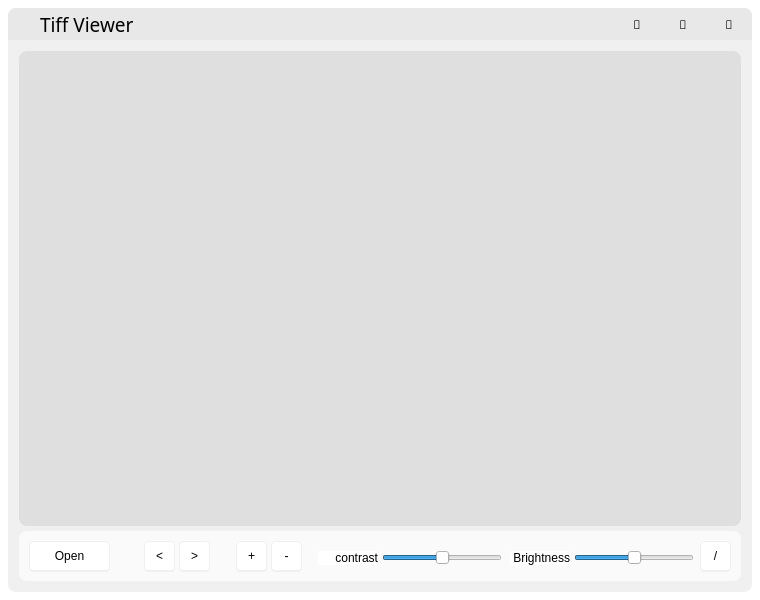
<?xml version="1.0" encoding="UTF-8"?>
<ui version="4.0">
 <class>TiffViewerClass</class>
 <widget class="QWidget" name="TiffViewerClass">
  <property name="geometry">
   <rect>
    <x>0</x>
    <y>0</y>
    <width>760</width>
    <height>600</height>
   </rect>
  </property>
  <property name="minimumSize">
   <size>
    <width>760</width>
    <height>200</height>
   </size>
  </property>
  <property name="windowTitle">
   <string>TiffViewer</string>
  </property>
  <property name="styleSheet">
   <string notr="true">QWidget{
	background-color: rgb(255, 255, 255);
}</string>
  </property>
  <layout class="QVBoxLayout" name="verticalLayout">
   <property name="spacing">
    <number>0</number>
   </property>
   <property name="leftMargin">
    <number>8</number>
   </property>
   <property name="topMargin">
    <number>8</number>
   </property>
   <property name="rightMargin">
    <number>8</number>
   </property>
   <property name="bottomMargin">
    <number>8</number>
   </property>
   <item>
    <widget class="QWidget" name="widget_title" native="true">
     <property name="minimumSize">
      <size>
       <width>0</width>
       <height>32</height>
      </size>
     </property>
     <property name="maximumSize">
      <size>
       <width>16777215</width>
       <height>32</height>
      </size>
     </property>
     <property name="styleSheet">
      <string notr="true">.QWidget{
border-radius: 8px;
background-color: rgb(232, 232, 232);
border-bottom-left-radius: 0px;
border-bottom-right-radius: 0px;
}</string>
     </property>
     <layout class="QHBoxLayout" name="horizontalLayout">
      <property name="spacing">
       <number>0</number>
      </property>
      <property name="leftMargin">
       <number>0</number>
      </property>
      <property name="topMargin">
       <number>0</number>
      </property>
      <property name="rightMargin">
       <number>0</number>
      </property>
      <property name="bottomMargin">
       <number>0</number>
      </property>
      <item>
       <widget class="QLabel" name="label_icon">
        <property name="minimumSize">
         <size>
          <width>32</width>
          <height>32</height>
         </size>
        </property>
        <property name="maximumSize">
         <size>
          <width>32</width>
          <height>32</height>
         </size>
        </property>
        <property name="styleSheet">
         <string notr="true">.QLabel{
border-radius: 8px;
background-color: rgb(232, 232, 232);
border-bottom-left-radius: 0px;
border-bottom-right-radius: 0px;
}</string>
        </property>
        <property name="text">
         <string/>
        </property>
       </widget>
      </item>
      <item>
       <widget class="QLabel" name="label_title">
        <property name="font">
         <font>
          <family>Segoe UI Variable</family>
          <pointsize>14</pointsize>
         </font>
        </property>
        <property name="styleSheet">
         <string notr="true">.QLabel{
border-radius: 8px;
background-color: rgb(232, 232, 232);
border-bottom-left-radius: 0px;
border-bottom-right-radius: 0px;
}</string>
        </property>
        <property name="text">
         <string>Tiff Viewer</string>
        </property>
       </widget>
      </item>
      <item>
       <widget class="QWidget" name="widget" native="true">
        <property name="maximumSize">
         <size>
          <width>138</width>
          <height>32</height>
         </size>
        </property>
        <property name="styleSheet">
         <string notr="true"/>
        </property>
        <widget class="QPushButton" name="pb_mini">
         <property name="geometry">
          <rect>
           <x>0</x>
           <y>0</y>
           <width>46</width>
           <height>32</height>
          </rect>
         </property>
         <property name="font">
          <font>
           <family>Segoe Fluent Icons</family>
          </font>
         </property>
         <property name="styleSheet">
          <string notr="true">QPushButton{
background-color: rgba(0, 0, 0,0);
border:none;
color:rgb(0, 0, 0);
}
QPushButton:hover{
background-color: rgb(229, 229, 229);
}
QPushButton:pressed{
background-color: rgb(204, 204, 204);
}</string>
         </property>
         <property name="text">
          <string></string>
         </property>
        </widget>
        <widget class="QPushButton" name="pb_exit">
         <property name="geometry">
          <rect>
           <x>92</x>
           <y>0</y>
           <width>46</width>
           <height>32</height>
          </rect>
         </property>
         <property name="font">
          <font>
           <family>Segoe Fluent Icons</family>
          </font>
         </property>
         <property name="styleSheet">
          <string notr="true">QPushButton{
background-color: rgba(0, 0, 0,0);
border-top-right-radius:8px;
border:none;
color:rgb(0, 0, 0);
}
QPushButton:hover{
background-color: rgb(232, 17, 35);
border:none;
	color: rgb(255, 255, 255);
}
QPushButton:pressed{
background-color: rgb(241, 112, 122);
border:none;
	color: rgb(255, 255, 255);
}</string>
         </property>
         <property name="text">
          <string></string>
         </property>
        </widget>
        <widget class="QPushButton" name="pb_max">
         <property name="geometry">
          <rect>
           <x>46</x>
           <y>0</y>
           <width>46</width>
           <height>32</height>
          </rect>
         </property>
         <property name="font">
          <font>
           <family>Segoe Fluent Icons</family>
          </font>
         </property>
         <property name="styleSheet">
          <string notr="true">QPushButton{
background-color: rgba(0, 0, 0,0);
border:none;
color:rgb(0, 0, 0);
}
QPushButton:hover{
background-color: rgb(229, 229, 229);
}
QPushButton:pressed{
background-color: rgb(204, 204, 204);
}</string>
         </property>
         <property name="text">
          <string></string>
         </property>
        </widget>
       </widget>
      </item>
     </layout>
    </widget>
   </item>
   <item>
    <widget class="QWidget" name="widget_client" native="true">
     <property name="styleSheet">
      <string notr="true">.QWidget{
border-radius: 8px;
background-color: rgb(240, 240, 240);
border-top-left-radius: 0px;
border-top-right-radius: 0px;
}</string>
     </property>
     <layout class="QGridLayout" name="gridLayout">
      <property name="verticalSpacing">
       <number>5</number>
      </property>
      <item row="0" column="0">
       <widget class="QWidget" name="widget_render" native="true">
        <property name="styleSheet">
         <string notr="true">.QWidget{
background-color: rgb(223, 223, 223);
border-radius: 8px;
}</string>
        </property>
        <layout class="QGridLayout" name="gridLayout_2">
         <property name="leftMargin">
          <number>0</number>
         </property>
         <property name="topMargin">
          <number>0</number>
         </property>
         <property name="rightMargin">
          <number>0</number>
         </property>
         <property name="bottomMargin">
          <number>0</number>
         </property>
         <property name="spacing">
          <number>0</number>
         </property>
        </layout>
       </widget>
      </item>
      <item row="1" column="0">
       <widget class="QWidget" name="widget_bar" native="true">
        <property name="minimumSize">
         <size>
          <width>0</width>
          <height>50</height>
         </size>
        </property>
        <property name="maximumSize">
         <size>
          <width>16777215</width>
          <height>50</height>
         </size>
        </property>
        <property name="styleSheet">
         <string notr="true">.QWidget{
background-color: rgb(250,250,250);
border-radius: 8px;
}
QPushButton{
background-color: rgb(255, 255, 255);
border: 1px solid rgb(240, 240, 240) ;
border-bottom-width: 2px;
border-radius: 4px;
}
QPushButton:hover{
background-color: rgb(240, 240, 240);
border: 1px solid rgb(225, 225, 225) ;
}

QPushButton:pressed{
background-color: rgb(215, 215, 215);
border: 1px solid rgb(230, 230, 230) ;
}
QPushButton:checked{
background-color: rgb(215, 215, 215);
border: 1px solid rgb(230, 230, 230) ;
}
</string>
        </property>
        <layout class="QHBoxLayout" name="horizontalLayout_2">
         <property name="leftMargin">
          <number>0</number>
         </property>
         <property name="topMargin">
          <number>0</number>
         </property>
         <property name="rightMargin">
          <number>0</number>
         </property>
         <property name="bottomMargin">
          <number>0</number>
         </property>
         <item>
          <widget class="QWidget" name="widget_file" native="true">
           <property name="minimumSize">
            <size>
             <width>101</width>
             <height>0</height>
            </size>
           </property>
           <widget class="QPushButton" name="pb_open">
            <property name="geometry">
             <rect>
              <x>10</x>
              <y>10</y>
              <width>81</width>
              <height>31</height>
             </rect>
            </property>
            <property name="styleSheet">
             <string notr="true"/>
            </property>
            <property name="text">
             <string>Open</string>
            </property>
           </widget>
          </widget>
         </item>
         <item>
          <widget class="QWidget" name="widget_back_forward" native="true">
           <property name="minimumSize">
            <size>
             <width>86</width>
             <height>0</height>
            </size>
           </property>
           <property name="maximumSize">
            <size>
             <width>86</width>
             <height>16777215</height>
            </size>
           </property>
           <widget class="QPushButton" name="pb_left_back">
            <property name="geometry">
             <rect>
              <x>10</x>
              <y>10</y>
              <width>31</width>
              <height>31</height>
             </rect>
            </property>
            <property name="styleSheet">
             <string notr="true"/>
            </property>
            <property name="text">
             <string>&lt;</string>
            </property>
            <property name="shortcut">
             <string>Left</string>
            </property>
           </widget>
           <widget class="QPushButton" name="pb_right_forward">
            <property name="geometry">
             <rect>
              <x>45</x>
              <y>10</y>
              <width>31</width>
              <height>31</height>
             </rect>
            </property>
            <property name="styleSheet">
             <string notr="true"/>
            </property>
            <property name="text">
             <string>&gt;</string>
            </property>
            <property name="shortcut">
             <string>Right</string>
            </property>
           </widget>
          </widget>
         </item>
         <item>
          <widget class="QWidget" name="widget_zoom" native="true">
           <property name="maximumSize">
            <size>
             <width>86</width>
             <height>16777215</height>
            </size>
           </property>
           <widget class="QPushButton" name="pb_zoom_in">
            <property name="geometry">
             <rect>
              <x>10</x>
              <y>10</y>
              <width>31</width>
              <height>31</height>
             </rect>
            </property>
            <property name="styleSheet">
             <string notr="true"/>
            </property>
            <property name="text">
             <string>+</string>
            </property>
            <property name="shortcut">
             <string>Up</string>
            </property>
           </widget>
           <widget class="QPushButton" name="pb_zoom_out">
            <property name="geometry">
             <rect>
              <x>45</x>
              <y>10</y>
              <width>31</width>
              <height>31</height>
             </rect>
            </property>
            <property name="styleSheet">
             <string notr="true"/>
            </property>
            <property name="text">
             <string>-</string>
            </property>
            <property name="shortcut">
             <string>Down</string>
            </property>
           </widget>
          </widget>
         </item>
         <item>
          <widget class="QWidget" name="widget_param" native="true">
           <property name="minimumSize">
            <size>
             <width>423</width>
             <height>0</height>
            </size>
           </property>
           <property name="maximumSize">
            <size>
             <width>423</width>
             <height>16777215</height>
            </size>
           </property>
           <widget class="QLabel" name="label_brightness">
            <property name="geometry">
             <rect>
              <x>0</x>
              <y>20</y>
              <width>60</width>
              <height>14</height>
             </rect>
            </property>
            <property name="text">
             <string>contrast</string>
            </property>
            <property name="alignment">
             <set>Qt::AlignRight|Qt::AlignTrailing|Qt::AlignVCenter</set>
            </property>
           </widget>
           <widget class="QSlider" name="slider_brightness">
            <property name="geometry">
             <rect>
              <x>256</x>
              <y>16</y>
              <width>120</width>
              <height>22</height>
             </rect>
            </property>
            <property name="styleSheet">
             <string notr="true">background-color: rgb(250, 250, 250);</string>
            </property>
            <property name="minimum">
             <number>-100</number>
            </property>
            <property name="maximum">
             <number>100</number>
            </property>
            <property name="orientation">
             <enum>Qt::Horizontal</enum>
            </property>
           </widget>
           <widget class="QSlider" name="slider_contrast">
            <property name="geometry">
             <rect>
              <x>64</x>
              <y>16</y>
              <width>120</width>
              <height>22</height>
             </rect>
            </property>
            <property name="styleSheet">
             <string notr="true">background-color: rgb(250, 250, 250);</string>
            </property>
            <property name="minimum">
             <number>0</number>
            </property>
            <property name="maximum">
             <number>200</number>
            </property>
            <property name="value">
             <number>100</number>
            </property>
            <property name="orientation">
             <enum>Qt::Horizontal</enum>
            </property>
           </widget>
           <widget class="QLabel" name="label_contrast">
            <property name="geometry">
             <rect>
              <x>192</x>
              <y>20</y>
              <width>60</width>
              <height>14</height>
             </rect>
            </property>
            <property name="text">
             <string>Brightness</string>
            </property>
            <property name="alignment">
             <set>Qt::AlignRight|Qt::AlignTrailing|Qt::AlignVCenter</set>
            </property>
           </widget>
           <widget class="QPushButton" name="pb_inverse_color">
            <property name="geometry">
             <rect>
              <x>382</x>
              <y>10</y>
              <width>31</width>
              <height>31</height>
             </rect>
            </property>
            <property name="styleSheet">
             <string notr="true"/>
            </property>
            <property name="text">
             <string>/</string>
            </property>
            <property name="shortcut">
             <string>/</string>
            </property>
            <property name="checkable">
             <bool>true</bool>
            </property>
            <property name="checked">
             <bool>false</bool>
            </property>
           </widget>
          </widget>
         </item>
        </layout>
       </widget>
      </item>
     </layout>
    </widget>
   </item>
  </layout>
 </widget>
 <layoutdefault spacing="6" margin="11"/>
 <resources>
  <include location="TiffViewer.qrc"/>
 </resources>
 <connections/>
</ui>
